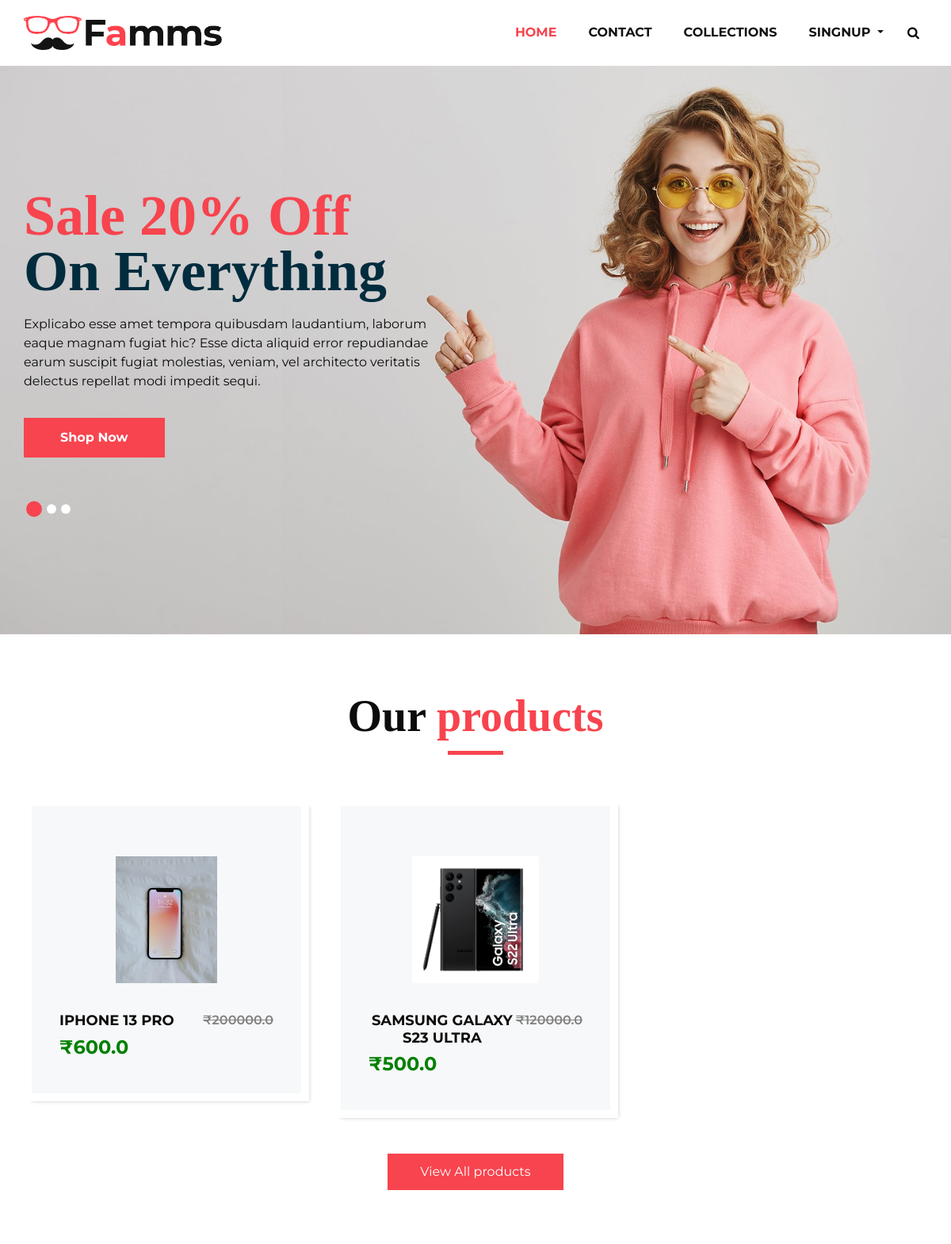
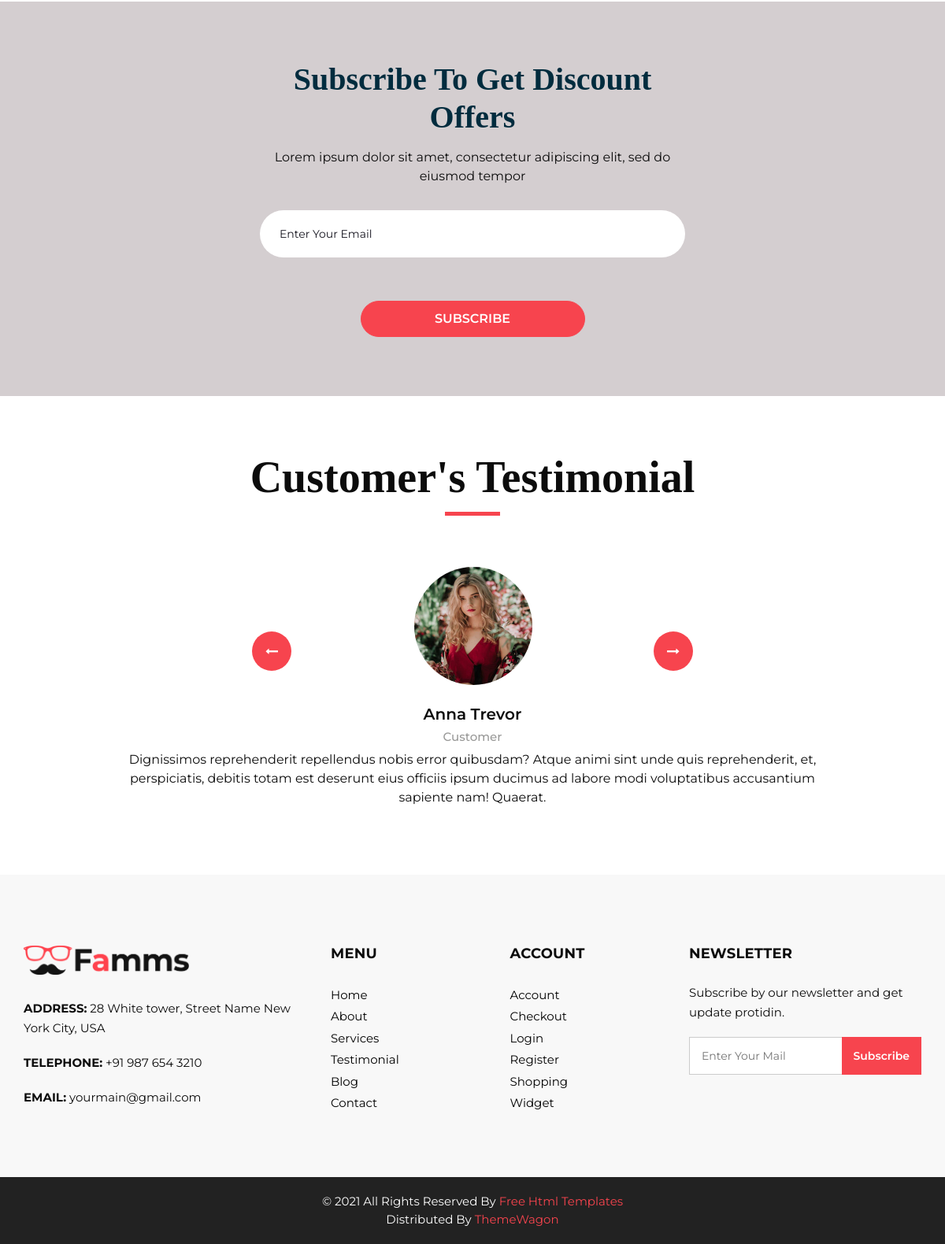
/collections/Mobiles, run on the app's committed database (2 pictures, top to bottom).
### store/models.py (models this page shows, shortened)
class Product(models.Model):
    category=models.ForeignKey(Category, on_delete=models.CASCADE)
    slug=models.CharField(max_length=180, null=False, blank=False)
    name=models.CharField(max_length=180, null=False, blank=False)
    product_image=models.ImageField(upload_to="imagess", null=False, blank=False)
    description=models.CharField(max_length=1000, null=False, blank=False)
    quntity=models.IntegerField(null=False, blank=False)
    orginal_price=models.FloatField(null=False, blank=False)
    selling_price=models.FloatField(null=False, blank=False)
    status=models.BooleanField(default=False,help_text="0=default, 1=Hidden")
    trending=models.BooleanField(default=False,help_text="0=default,1=Trending")

### store/views.py (the view)
# urls.py: path("collections/<str:slug>",views.collectionsview,name='collectionsview'),
def collectionsview(request,slug):
    totalitem = 0
    if request.user.is_authenticated:
        totalitem = len(Cart.objects.filter(user=request.user))
    if (Category.objects.filter(slug=slug, status=0)):
        product=Product.objects.filter(category__slug=slug)
    else:
        messages.error(request,"no ")
        return redirect('collections')
    return render(request,'product.html',locals())

### templates/product.html (shortened to what this page needs)
{% extends 'layouts/main.html'%}
{% load static %}
{% block body %}
<section class="product_section layout_padding">
    <div class="container">
       <div class="heading_container heading_center">
          <h2>
             Our <span>products</span>
          </h2>
       </div>
       <div class="row">
         {% for item in product%}
          <div class="col-sm-6 col-md-4 col-lg-4">
             <div class="box">
                <div class="img-box">
                   <img src="{{item.product_image.url}}" alt="">
                </div>
                <div class="detail-box">
                   <h5>
                      {{item.name}}
                   </h5>
                   <h6>
                     <span class="old-price">₹{{item.orginal_price}}</span>
                   </h6>
                </div>
                <h4> <span class="new-price">₹{{item.selling_price}}</span>  </h4>
             </div>
          </div>
          {% endfor %}
             </div>
          </div>
       <div class="btn-box">
          <a href="">
          View All products
          </a>
       </div>
 </section>
{% endblock body %}

### static/css/style.css (style rules this page uses)
* { box-sizing: border-box; }
body { font-family: 'Montserrat', sans-serif; color: #0c0c0c; background-color: #ffffff; overflow-x: hidden; }
.layout_padding { padding: 70px 0; }
h1, h2 { font-family: 'Playfair Display', serif; }
.heading_container { display: -webkit-box; display: -ms-flexbox; display: flex; -webkit-box-orient: vertical; -webkit-box-direction: normal; -ms-flex-direction: column; flex-direction: column; -webkit-box-align: start; -ms-flex-align: start; align-items: flex-start; }
.heading_container h2 { position: relative; margin-bottom: 0; font-size: 3.5rem; font-weight: bold; }
.heading_container h2::after { content: ""; display: block; width: 70px; height: 5px; background: #f7444e; margin: 10px auto 10px; }
.heading_container h2 span { color: #f7444e; }
.heading_container.heading_center { -webkit-box-align: center; -ms-flex-align: center; align-items: center; text-align: center; }
a, a:hover, a:focus { text-decoration: none; }
.product_section .heading_container { margin-bottom: 20px; }
.product_section .box { position: relative; margin-top: 25px; padding: 35px 35px; background-color: #f7f8f9; -webkit-transition: all .3s; transition: all .3s; overflow: hidden; box-shadow: 5px 5px 5px -5px rgba(0,0,0,.2); border: solid #fff 10px; }
.product_section .box .img-box { display: -webkit-box; display: -ms-flexbox; display: flex; -webkit-box-pack: center; -ms-flex-pack: center; justify-content: center; -webkit-box-align: center; -ms-flex-align: center; align-items: center; height: 215px; }
.product_section .box .img-box img { max-width: 100%; max-height: 160px; -webkit-transition: all .3s; transition: all .3s; }
.product_section .box .detail-box { text-align: center; display: -webkit-box; display: -ms-flexbox; display: flex; -webkit-box-pack: justify; -ms-flex-pack: justify; justify-content: space-between; }
.product_section .box .detail-box h5 { font-size: 18px; margin-top: 10px; }
.product_section .box .detail-box h6 { margin-top: 10px; color: #002c3e; font-weight: 600; }
.product_section .btn-box { display: -webkit-box; display: -ms-flexbox; display: flex; -webkit-box-pack: center; -ms-flex-pack: center; justify-content: center; margin-top: 45px; }
.product_section .btn-box a { display: inline-block; padding: 10px 40px; background-color: #f7444e; border: 1px solid #f7444e; color: #ffffff; border-radius: 0; -webkit-transition: all 0.3s; transition: all 0.3s; }
.detail-box h5 { font-size: 21px; font-weight: 700; }

### static/css/responsive.css (style rules this page uses)
@media (min-width: 1200px) { .container { max-width: 1170px; } }

### templates/product.html (style rules this page uses)
.old-price { text-decoration: line-through; color: gray; }
.new-price { font-weight: bold; color: green; }

### data on the page
Product: product_image (picture), name "IPHONE 13 PRO", orginal_price "200000.0", selling_price "600.0"
Product: product_image (picture), name "SAMSUNG GALAXY S23 ULTRA", orginal_price "120000.0", selling_price "500.0"
